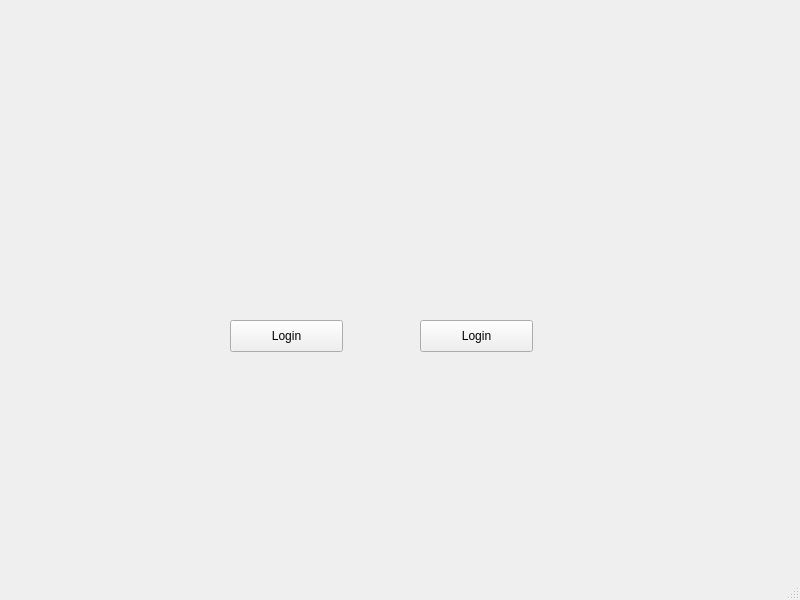
<?xml version="1.0" encoding="UTF-8"?>
<ui version="4.0">
 <class>MainWindow</class>
 <widget class="QMainWindow" name="MainWindow">
  <property name="geometry">
   <rect>
    <x>0</x>
    <y>0</y>
    <width>800</width>
    <height>600</height>
   </rect>
  </property>
  <property name="windowTitle">
   <string>MainWindow</string>
  </property>
  <widget class="QWidget" name="centralwidget">
   <widget class="QPushButton" name="pushButton">
    <property name="geometry">
     <rect>
      <x>230</x>
      <y>320</y>
      <width>113</width>
      <height>32</height>
     </rect>
    </property>
    <property name="text">
     <string>Login</string>
    </property>
   </widget>
   <widget class="QPushButton" name="pushButton_2">
    <property name="geometry">
     <rect>
      <x>420</x>
      <y>320</y>
      <width>113</width>
      <height>32</height>
     </rect>
    </property>
    <property name="text">
     <string>Login</string>
    </property>
   </widget>
  </widget>
  <widget class="QMenuBar" name="menubar">
   <property name="geometry">
    <rect>
     <x>0</x>
     <y>0</y>
     <width>800</width>
     <height>22</height>
    </rect>
   </property>
  </widget>
  <widget class="QStatusBar" name="statusbar"/>
 </widget>
 <resources/>
 <connections/>
</ui>
